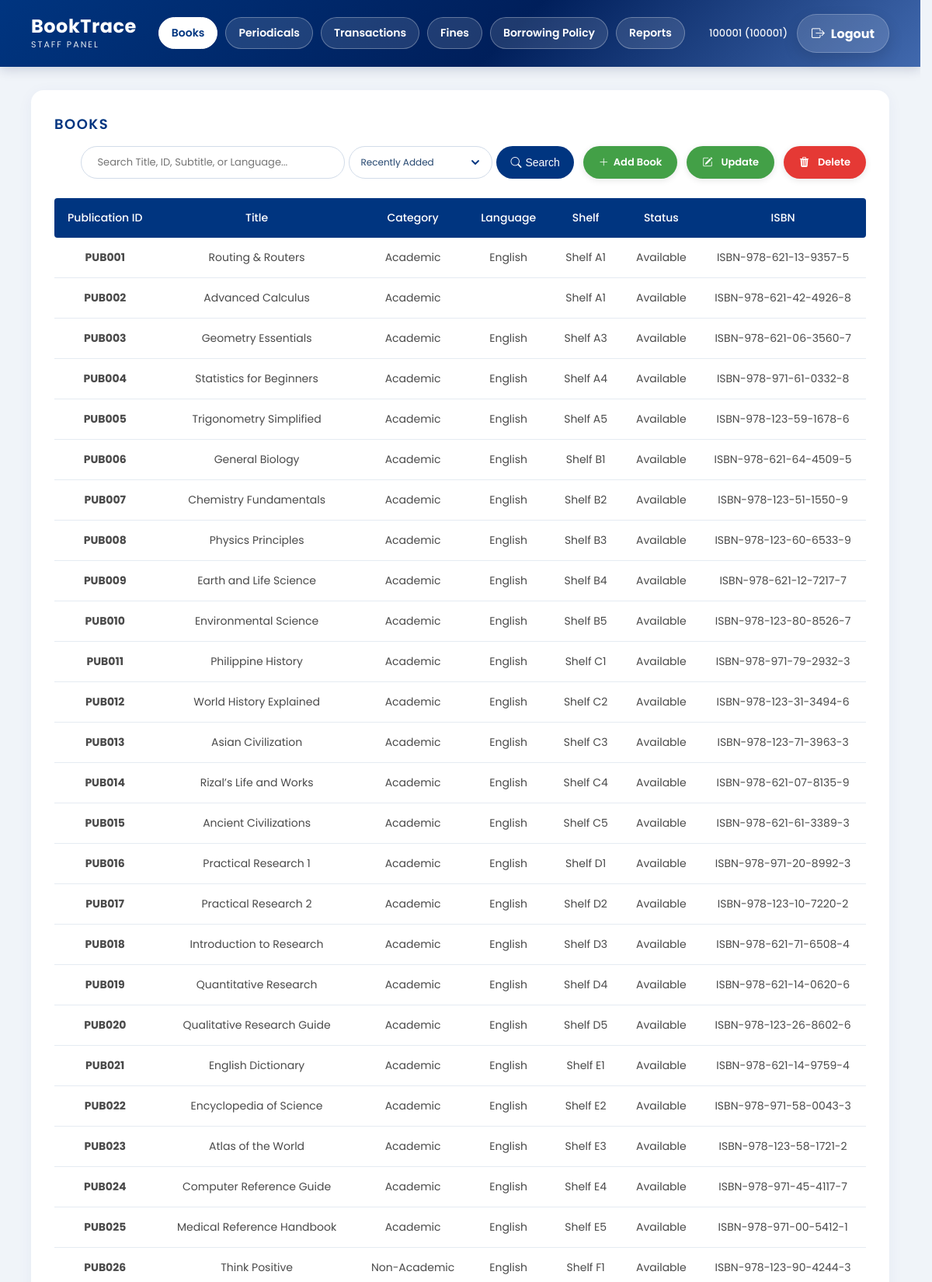
/php/librarian_dashboard.php (signed in, upper part), run on the app's committed database.
### tables this page shows
CREATE TABLE `books` (
  `pub_id` varchar(30) NOT NULL,
  `class_no` varchar(50) NOT NULL,
  `call_no` varchar(50) NOT NULL,
  `ISBN` varchar(25) NOT NULL,
  `category` varchar(50) NOT NULL CHECK (`category` in ('Academic','Non-Academic')),
  `audience_type` varchar(50) DEFAULT NULL,
  `created_at` datetime NOT NULL DEFAULT current_timestamp(),
  `updated_at` datetime NOT NULL DEFAULT current_timestamp() ON UPDATE current_timestamp(),
  `acquired_at` datetime NOT NULL DEFAULT current_timestamp()
);

CREATE TABLE `publication` (
  `pub_id` varchar(20) NOT NULL CHECK (`pub_id` REGEXP '^PUB[0-9]+$'),
  `title` varchar(100) NOT NULL,
  `series` varchar(100) DEFAULT NULL,
  `edition` varchar(30) DEFAULT NULL,
  `date_published` date NOT NULL,
  `shelf_location` varchar(30) NOT NULL,
  `language_used` varchar(50) NOT NULL,
  `publisher_id` varchar(30) DEFAULT NULL,
  `subtitle` varchar(255) DEFAULT NULL,
  `pages` int(11) NOT NULL,
  `copyright_date` int(11) NOT NULL,
  `publisher` varchar(100) DEFAULT NULL,
  `place_of_publication` varchar(100) DEFAULT NULL
);

### php/librarian_dashboard.php (the view, shortened to what this page needs)
<?php
$host = "localhost";
$user = "root";
$password = "";
$database = "booktrace";
$conn = mysqli_connect($host, $user, $password, $database);
$search_query = $_GET['search'] ?? '';
$view = ($_GET['view'] ?? '') === 'periodicals' ? 'periodicals' : 'books';
$sort_options = [
    'recently_added' => 'Recently Added',
    'recently_updated' => 'Recently Updated',
    'oldest_added' => 'Oldest Added',
    'oldest_updated' => 'Oldest Updated',
    'newest_published' => 'Newest Published',
    'oldest_published' => 'Oldest Published',
    'recently_acquired' => 'Recently Acquired',
    'az' => 'A–Z',
    'za' => 'Z–A'
];
$book_sort_orders = [
    'recently_added' => 'books.created_at DESC',
    'recently_updated' => 'books.updated_at DESC',
    'oldest_added' => 'books.created_at ASC',
    'oldest_updated' => 'books.updated_at ASC',
    'newest_published' => 'publication.date_published DESC',
    'oldest_published' => 'publication.date_published ASC',
    'recently_acquired' => 'books.acquired_at DESC',
    'az' => 'publication.title ASC',
    'za' => 'publication.title DESC'
];
$book_sort = $_GET['book_sort'] ?? 'recently_added';
$book_sort = is_string($book_sort) && isset($book_sort_orders[$book_sort]) ? $book_sort : 'recently_added';
$book_order_by = $book_sort_orders[$book_sort] . ', publication.pub_id ASC';
$publication_status_query = "
    SELECT
        publication.*,
        COALESCE(book_status_summary.book_status, 'Available') AS book_status,
        books.class_no,
        books.call_no,
        books.ISBN,
        books.category,
        books.audience_type,
        books.created_at,
        books.updated_at,
        books.acquired_at
    FROM publication
    INNER JOIN books ON books.pub_id = publication.pub_id
    LEFT JOIN periodicals ON periodicals.pub_id = publication.pub_id
    LEFT JOIN (
        SELECT pc.pub_id,
               CASE WHEN SUM(s.status_type = 'Borrowed') > 0 THEN 'Borrowed' ELSE 'Available' END AS book_status
        FROM `pub copies` pc
        LEFT JOIN status s ON s.status_id = pc.status_id
        GROUP BY pc.pub_id
    ) AS book_status_summary ON book_status_summary.pub_id = publication.pub_id
    WHERE periodicals.pub_id IS NULL
";
if (!empty($search_query)) {
    $sql = $publication_status_query . "
            AND (
                   publication.pub_id LIKE ?
                OR publication.title LIKE ?
                OR publication.subtitle LIKE ?
                OR publication.language_used LIKE ?
                OR book_status_summary.book_status LIKE ?
                OR books.class_no LIKE ?
                OR books.call_no LIKE ?
                OR books.ISBN LIKE ?
                OR books.category LIKE ?
                OR books.audience_type LIKE ?
            )
            ORDER BY $book_order_by";
    $stmt_search = mysqli_prepare($conn, $sql);
    $search_param = "%" . $search_query . "%";
    mysqli_stmt_bind_param($stmt_search, "ssssssssss", $search_param, $search_param, $search_param, $search_param, $search_param, $search_param, $search_param, $search_param, $search_param, $search_param);
    mysqli_stmt_execute($stmt_search);
    $result = mysqli_stmt_get_result($stmt_search);
} else {
    $sql = $publication_status_query . " ORDER BY $book_order_by";
    $result = mysqli_query($conn, $sql);
}
?>
<!DOCTYPE html>
<html lang="en">
<head>
    <link rel="stylesheet" href="../css/librarian_dashboard.css?v=20261121-2">
    <link rel="stylesheet" href="../css/header.css">
    <link rel="stylesheet" href="../css/dialog.css">
    <link rel="stylesheet" href="https://cdn.jsdelivr.net/npm/bootstrap-icons@1.11.3/font/bootstrap-icons.min.css">
</head>
<body>
<?php require __DIR__ . '/lib/header.php'; ?>
<main class="dashboard-container">
    <section class="table-section" id="books-table"<?php echo $view === 'books' ? '' : ' hidden'; ?>>
        <div class="section-header-inline">
            <h2 class="section-title">
                Books
            </h2>
            <div class="header-actions-group">
                <form method="GET" action="" class="search-form-container sort-preserve-scroll">
                    <input type="text" name="search" placeholder="Search Title, ID, Subtitle, or Language..." value="<?php echo htmlspecialchars($search_query); ?>" class="search-input-box">
                    <select name="book_sort" class="sort-select" aria-label="Sort books" onchange="this.form.elements.scroll_position.value = Math.round(window.scrollY); this.form.submit()">
                        <?php foreach ($sort_options as $sortValue => $sortLabel): ?>
                            <option value="<?php echo htmlspecialchars($sortValue); ?>" <?php echo $book_sort === $sortValue ? 'selected' : ''; ?>><?php echo htmlspecialchars($sortLabel); ?></option>
                        <?php endforeach; ?>
                    </select>
                    <button type="submit" class="search-submit-btn">
                        <i class="bi bi-search"></i> Search
                    </button>
                </form>
                <button type="button" class="btn-header-action btn-header-update" id="open-add-publication-modal">
                    <i class="bi bi-plus-lg"></i> Add Book
                </button>
                <button type="button" id="open-update-modal" class="btn-header-action btn-header-update">
                    <i class="bi bi-pencil-square"></i> Update
                </button>
                <button type="button" id="delete-publication-button" class="btn-header-action btn-header-delete">
                    <i class="bi bi-trash3-fill"></i> Delete
                </button>
            </div>
        </div>
        <div class="table-wrapper">
            <table>
                <thead>
                    <tr>
                        <th>Publication ID</th>
                        <th>Title</th>
                        <th>Category</th>
                        <th>Language</th>
                        <th>Shelf</th>
                        <th>Status</th>
                        <th>ISBN</th>
                    </tr>
                </thead>
                <tbody>
                    <?php
                    if (mysqli_num_rows($result) > 0) {
                        while ($row = mysqli_fetch_assoc($result)) {
                    ?>
                    <tr class="clickable-row"
                        data-pubid="<?php echo htmlspecialchars($row['pub_id']); ?>"
                        data-title="<?php echo htmlspecialchars($row['title']); ?>"
                        data-subtitle="<?php echo htmlspecialchars($row['subtitle'] ?? ''); ?>"
                        data-language="<?php echo htmlspecialchars($row['language_used']); ?>"
                        data-shelf="<?php echo htmlspecialchars($row['shelf_location']); ?>"
                        data-pages="<?php echo htmlspecialchars($row['pages']); ?>"
                        data-series="<?php echo htmlspecialchars($row['series'] ?? ''); ?>"
                        data-edition="<?php echo htmlspecialchars($row['edition'] ?? ''); ?>"
                        data-publisher="<?php echo htmlspecialchars($row['publisher_id'] ?? ''); ?>"
                        data-publisher-name="<?php echo htmlspecialchars($row['publisher'] ?? ''); ?>"
                        data-place-of-publication="<?php echo htmlspecialchars($row['place_of_publication'] ?? ''); ?>"
                        data-datepub="<?php echo htmlspecialchars($row['date_published']); ?>"
                        data-copyright="<?php echo htmlspecialchars($row['copyright_date']); ?>"
                        data-status="<?php echo htmlspecialchars($row['book_status']); ?>"
                        data-class-no="<?php echo htmlspecialchars($row['class_no'] ?? ''); ?>"
                        data-call-no="<?php echo htmlspecialchars($row['call_no'] ?? ''); ?>"
                        data-isbn="<?php echo htmlspecialchars($row['ISBN'] ?? ''); ?>"
                        data-category="<?php echo htmlspecialchars($row['category'] ?? ''); ?>"
                        data-audience-type="<?php echo htmlspecialchars($row['audience_type'] ?? ''); ?>">
                        <td><strong><?php echo htmlspecialchars($row['pub_id']); ?></strong></td>
                        <td><?php echo htmlspecialchars($row['title']); ?></td>
                        <td><?php echo htmlspecialchars($row['category'] ?? ''); ?></td>
                        <td><?php echo htmlspecialchars($row['language_used']); ?></td>
                        <td><?php echo htmlspecialchars($row['shelf_location']); ?></td>
                        <td><?php echo htmlspecialchars($row['book_status']); ?></td>
                        <td><?php echo htmlspecialchars($row['ISBN'] ?? ''); ?></td>
                    </tr>
                    <?php
                        }
                    } else {
                        echo "<tr><td colspan='7' style='text-align:center;'>No publications found.</td></tr>";
                    }
                    ?>
                </tbody>
            </table>
        </div>
    </section>
</main>
</body>
</html>

### css/librarian_dashboard.css (style rules this page uses)
body { font-family: 'Poppins', sans-serif; background-color: #f0f4f9; margin: 0; padding: 0; }
.dashboard-container { padding: 30px 40px; max-width: 1600px; margin: 0 auto; }
.form-section, .table-section { background: white; border-radius: 16px; padding: 30px; margin-bottom: 30px; box-shadow: 0 4px 20px rgba(0, 53, 128, 0.05); }
.table-section { scroll-margin-top: 110px; }
.section-title { color: #003580; font-size: 18px; font-weight: 600; letter-spacing: 1.5px; text-transform: uppercase; margin-top: 0; display: flex; align-items: center; gap: 10px; }
.section-header-inline { display: flex; justify-content: space-between; align-items: center; width: 100%; gap: 15px; margin-bottom: 25px; flex-wrap: wrap; }
.section-header-inline .section-title { margin: 0; white-space: nowrap; }
.header-actions-group { display: flex; gap: 12px; align-items: center; margin: 0; margin-left: auto; flex-wrap: wrap; }
.search-form-container { display: flex; gap: 5px; margin: 0; align-items: center; flex-wrap: wrap; }
.search-input-box { padding: 0 20px; border: 1px solid #d2dce9; border-radius: 30px; font-family: 'Poppins', sans-serif; font-size: 13px; width: 340px; height: 42px; box-sizing: border-box; }
.sort-select { width: 185px; height: 42px; padding: 0 34px 0 14px; border: 1px solid #d2dce9; border-radius: 30px; appearance: none; background-color: #fff; background-repeat: no-repeat; background-position: right 13px center; color: #24466f; cursor: pointer; font-family: 'Poppins', sans-serif; font-size: 12px; }
.search-submit-btn { background-color: #003580; color: white; border: none; padding: 0 18px; border-radius: 30px; cursor: pointer; font-size: 14px; height: 42px; display: flex; align-items: center; justify-content: center; font-weight: 500; white-space: nowrap; }
.header-actions-group .btn-header-action { height: 42px; padding: 0 20px; border: none; border-radius: 30px; font-size: 13px; font-weight: 600; font-family: 'Poppins', sans-serif; color: white; cursor: pointer; display: inline-flex; align-items: center; justify-content: center; gap: 6px; margin: 0; box-sizing: border-box; white-space: nowrap; box-shadow: 0 2px 8px rgba(0, 0, 0, 0.1); transition: opacity 0.2s ease; }
.btn-header-update { background-color: #43a047; }
.btn-header-delete { background-color: #e53935; }
table { width: 100%; border-collapse: collapse; font-size: 14px; }
th { background-color: #003580; color: white; text-align: left; padding: 15px; font-weight: 500; }
th:first-child { border-top-left-radius: 4px; border-bottom-left-radius: 4px; }
th:last-child { border-top-right-radius: 4px; border-bottom-right-radius: 4px; }
td { padding: 15px; border-bottom: 1px solid #e5ebf2; color: #4a4a4a; }
.clickable-row, .clickable-periodical-row { cursor: pointer; transition: background-color 0.2s ease; }
.table-wrapper { overflow-x: auto; }
.bi-search, .bi-pencil-square, .bi-trash3-fill { margin-right: 5px; }
.table-wrapper th, .table-wrapper td { text-align: center; }

### css/header.css (style rules this page uses)
html { background-color: #f0f4f9; scrollbar-gutter: stable; }
.page-container, .dashboard-container, .dashboard-wrapper { animation: page-fade-in 0.2s ease-out; }

### data on the page
books: pub_id.pub_id "PUB001", pub_id.title "Routing & Routers", category "Academic", pub_id.language_used "English", pub_id.shelf_location "Shelf A1", book_status "Available", ISBN "ISBN-978-621-13-9357-5"
books: pub_id.pub_id "PUB002", pub_id.title "Advanced Calculus", category "Academic", pub_id.shelf_location "Shelf A1", book_status "Available", ISBN "ISBN-978-621-42-4926-8"
books: pub_id.pub_id "PUB003", pub_id.title "Geometry Essentials", category "Academic", pub_id.language_used "English", pub_id.shelf_location "Shelf A3", book_status "Available", ISBN "ISBN-978-621-06-3560-7"
books: pub_id.pub_id "PUB004", pub_id.title "Statistics for Beginners", category "Academic", pub_id.language_used "English", pub_id.shelf_location "Shelf A4", book_status "Available", ISBN "ISBN-978-971-61-0332-8"
books: pub_id.pub_id "PUB005", pub_id.title "Trigonometry Simplified", category "Academic", pub_id.language_used "English", pub_id.shelf_location "Shelf A5", book_status "Available", ISBN "ISBN-978-123-59-1678-6"
books: pub_id.pub_id "PUB006", pub_id.title "General Biology", category "Academic", pub_id.language_used "English", pub_id.shelf_location "Shelf B1", book_status "Available", ISBN "ISBN-978-621-64-4509-5"
books: pub_id.pub_id "PUB007", pub_id.title "Chemistry Fundamentals", category "Academic", pub_id.language_used "English", pub_id.shelf_location "Shelf B2", book_status "Available", ISBN "ISBN-978-123-51-1550-9"
books: pub_id.pub_id "PUB008", pub_id.title "Physics Principles", category "Academic", pub_id.language_used "English", pub_id.shelf_location "Shelf B3", book_status "Available", ISBN "ISBN-978-123-60-6533-9"
books: pub_id.pub_id "PUB009", pub_id.title "Earth and Life Science", category "Academic", pub_id.language_used "English", pub_id.shelf_location "Shelf B4", book_status "Available", ISBN "ISBN-978-621-12-7217-7"
books: pub_id.pub_id "PUB010", pub_id.title "Environmental Science", category "Academic", pub_id.language_used "English", pub_id.shelf_location "Shelf B5", book_status "Available", ISBN "ISBN-978-123-80-8526-7"
books: pub_id.pub_id "PUB011", pub_id.title "Philippine History", category "Academic", pub_id.language_used "English", pub_id.shelf_location "Shelf C1", book_status "Available", ISBN "ISBN-978-971-79-2932-3"
books: pub_id.pub_id "PUB012", pub_id.title "World History Explained", category "Academic", pub_id.language_used "English", pub_id.shelf_location "Shelf C2", book_status "Available", ISBN "ISBN-978-123-31-3494-6"
books: pub_id.pub_id "PUB013", pub_id.title "Asian Civilization", category "Academic", pub_id.language_used "English", pub_id.shelf_location "Shelf C3", book_status "Available", ISBN "ISBN-978-123-71-3963-3"
books: pub_id.pub_id "PUB014", pub_id.title "Rizal’s Life and Works", category "Academic", pub_id.language_used "English", pub_id.shelf_location "Shelf C4", book_status "Available", ISBN "ISBN-978-621-07-8135-9"
books: pub_id.pub_id "PUB015", pub_id.title "Ancient Civilizations", category "Academic", pub_id.language_used "English", pub_id.shelf_location "Shelf C5", book_status "Available", ISBN "ISBN-978-621-61-3389-3"
books: pub_id.pub_id "PUB016", pub_id.title "Practical Research 1", category "Academic", pub_id.language_used "English", pub_id.shelf_location "Shelf D1", book_status "Available", ISBN "ISBN-978-971-20-8992-3"
books: pub_id.pub_id "PUB017", pub_id.title "Practical Research 2", category "Academic", pub_id.language_used "English", pub_id.shelf_location "Shelf D2", book_status "Available", ISBN "ISBN-978-123-10-7220-2"
books: pub_id.pub_id "PUB018", pub_id.title "Introduction to Research", category "Academic", pub_id.language_used "English", pub_id.shelf_location "Shelf D3", book_status "Available", ISBN "ISBN-978-621-71-6508-4"
books: pub_id.pub_id "PUB019", pub_id.title "Quantitative Research", category "Academic", pub_id.language_used "English", pub_id.shelf_location "Shelf D4", book_status "Available", ISBN "ISBN-978-621-14-0620-6"
books: pub_id.pub_id "PUB020", pub_id.title "Qualitative Research Guide", category "Academic", pub_id.language_used "English", pub_id.shelf_location "Shelf D5", book_status "Available", ISBN "ISBN-978-123-26-8602-6"
books: pub_id.pub_id "PUB021", pub_id.title "English Dictionary", category "Academic", pub_id.language_used "English", pub_id.shelf_location "Shelf E1", book_status "Available", ISBN "ISBN-978-621-14-9759-4"
books: pub_id.pub_id "PUB022", pub_id.title "Encyclopedia of Science", category "Academic", pub_id.language_used "English", pub_id.shelf_location "Shelf E2", book_status "Available", ISBN "ISBN-978-971-58-0043-3"
books: pub_id.pub_id "PUB023", pub_id.title "Atlas of the World", category "Academic", pub_id.language_used "English", pub_id.shelf_location "Shelf E3", book_status "Available", ISBN "ISBN-978-123-58-1721-2"
books: pub_id.pub_id "PUB024", pub_id.title "Computer Reference Guide", category "Academic", pub_id.language_used "English", pub_id.shelf_location "Shelf E4", book_status "Available", ISBN "ISBN-978-971-45-4117-7"
books: pub_id.pub_id "PUB025", pub_id.title "Medical Reference Handbook", category "Academic", pub_id.language_used "English", pub_id.shelf_location "Shelf E5", book_status "Available", ISBN "ISBN-978-971-00-5412-1"
books: pub_id.pub_id "PUB026", pub_id.title "Think Positive", category "Non-Academic", pub_id.language_used "English", pub_id.shelf_location "Shelf F1", book_status "Available", ISBN "ISBN-978-123-90-4244-3"

### other printed values
$label "Books"
$label "Periodicals"
$label "Transactions"
$label "Fines"
$label "Borrowing Policy"
$label "Reports"
$_SESSION['user_name'] "100001"
$_SESSION['user_type'] "100001"
form field book_sort "Recently Added"
